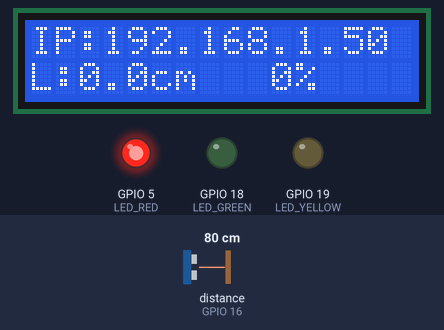
A sketch run on a simulated ESP32. Parts: 16×2 character LCD, output pins drawn as LEDs (lit = HIGH). Wiring (inferred from the names in the program): ultrasonic range finder: trigger GPIO 17; echo GPIO 16. The test bench sets the inputs (shaded band); at power-on: distance to the obstacle (sensor on GPIO 16) 80 cm. The echo pulse lasts 58.3 µs per cm; WiFi joins after 1.5 s; servers stay silent unless stated; pins used as bus, display or sensor lines are not drawn; what the sketch prints to the serial monitor is not drawn.

Above: at 3.7 s.
3.8 s: distance to the obstacle (sensor on GPIO 16) set to 21 cm
At 5.8 s:
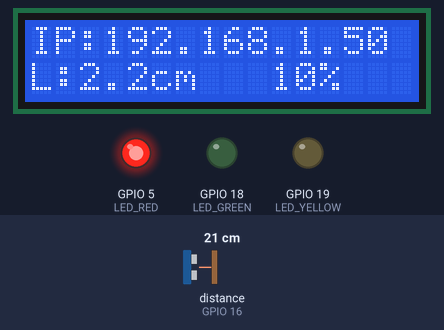
6.1 s: distance to the obstacle (sensor on GPIO 16) set to 17 cm
At 8.2 s:
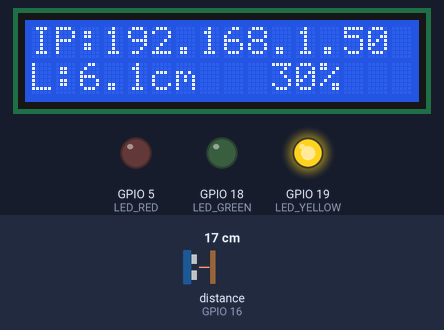
9.1 s: distance to the obstacle (sensor on GPIO 16) set to 8 cm
At 11.7 s:
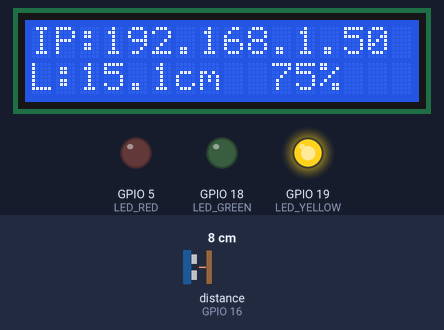
12.1 s: distance to the obstacle (sensor on GPIO 16) set to 5 cm
At 14.0 s:
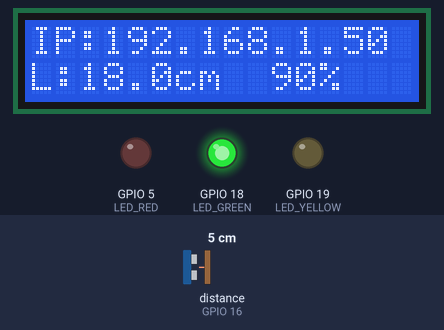
15.1 s: distance to the obstacle (sensor on GPIO 16) set to 35 cm
At 17.5 s:
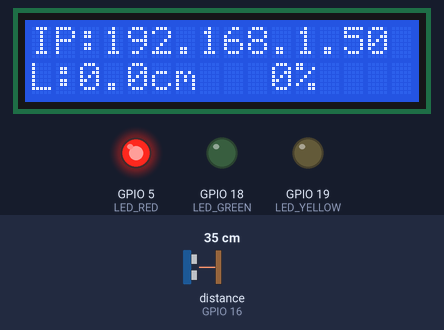
Timing chart, 0 to 19.0 s (numbered marks = the images above; inputs shaded):
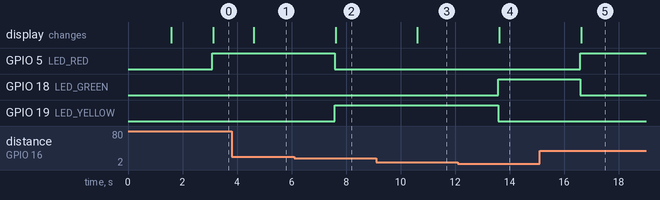

The sketch:

sketch_apr29a.ino
```cpp
#define BLYNK_TEMPLATE_ID "TMPL20YFT0C6G"
#define BLYNK_TEMPLATE_NAME "Water level checker "
#define BLYNK_AUTH_TOKEN "irkcfRGj-W9oZikVQ0OZ6YiPgTubL68j"

#include <WiFi.h>
#include <WiFiClient.h>
#include <BlynkSimpleEsp32.h>
#include <Wire.h>
#include <LiquidCrystal_I2C.h>
#include <WebServer.h>

// --- PIN DEFINITIONS ---
#define I2C_SDA 21
#define I2C_SCL 22
#define LED_RED     5
#define LED_YELLOW 19
#define LED_GREEN  18
const int trigPin = 17;
const int echoPin = 16;

// --- CALIBRATION ---
const int totalDepth = 23;      // Distance from sensor to tank bottom (cm)
const int maxWaterLevel = 20;   // Your 100% mark (cm)

LiquidCrystal_I2C lcd(0x27, 16, 2);
WebServer server(80);
BlynkTimer timer;

const char* ssid     = "Dankash";
const char* password = "kashD092";

float currentLevel = 0;
int currentPercentage = 0;

// --- WEB DASHBOARD ---
void handleRoot() {
  String html = "<!DOCTYPE html><html><head>";
  html += "<meta name='viewport' content='width=device-width, initial-scale=1.0'><meta http-equiv='refresh' content='2'>";
  html += "<style>body{font-family:sans-serif; background:#0e1621; color:white; text-align:center; padding:20px;}";
  html += ".box{background:#17212b; padding:25px; border-radius:20px; border-top:5px solid #00BFFF; display:inline-block; box-shadow: 0 10px 20px rgba(0,0,0,0.5);}";
  html += ".lvl{font-size:50px; color:#00BFFF; font-weight:bold; margin:10px 0;}";
  html += ".info{color:#FFD700; font-size:18px;}</style></head><body>";
  html += "<div class='box'><h2>LIVE TANK MONITOR</h2><div class='lvl'>" + String(currentPercentage) + "%</div>";
  html += "<div class='info'>" + String(currentLevel, 1) + " CM</div>";
  html += "<hr style='border:0.5px solid #333'><p style='font-size:12px; color:#555;'>IP ADDRESS: " + WiFi.localIP().toString() + "</p></div></body></html>";
  server.send(200, "text/html", html);
}

// --- SENSOR PROCESSING ---
void readSensor() {
  digitalWrite(trigPin, LOW);
  delayMicroseconds(2);
  digitalWrite(trigPin, HIGH);
  delayMicroseconds(10);
  digitalWrite(trigPin, LOW);

  long duration = pulseIn(echoPin, HIGH, 30000);
  float distance = (duration > 0) ? (duration * 0.034 / 2) : totalDepth;

  // Level Calculation
  currentLevel = (float)totalDepth - distance;
  currentLevel = constrain(currentLevel, 0, maxWaterLevel);
  currentPercentage = (currentLevel / (float)maxWaterLevel) * 100;

  // LED Control
  digitalWrite(LED_RED, (currentPercentage <= 20));
  digitalWrite(LED_YELLOW, (currentPercentage > 20 && currentPercentage <= 80));
  digitalWrite(LED_GREEN, (currentPercentage > 80));

  // Sync to Blynk
  if(Blynk.connected()) {
    Blynk.virtualWrite(V0, currentPercentage);
    Blynk.virtualWrite(V1, currentLevel);
  }

  // Update LCD
  lcd.setCursor(0, 0);
  lcd.print("IP:"); lcd.print(WiFi.localIP().toString());
  lcd.print("    "); // Clear artifacts
  lcd.setCursor(0, 1);
  lcd.print("L:"); lcd.print(currentLevel, 1); lcd.print("cm ");
  lcd.setCursor(10, 1);
  lcd.print(currentPercentage); lcd.print("%  ");
}

void setup() {
  Serial.begin(115200);

  pinMode(trigPin, OUTPUT);
  pinMode(echoPin, INPUT);
  pinMode(LED_RED, OUTPUT);
  pinMode(LED_YELLOW, OUTPUT);
  pinMode(LED_GREEN, OUTPUT);

  Wire.begin(I2C_SDA, I2C_SCL);
  lcd.init();
  lcd.backlight();
  lcd.print("CONNECTING WIFI");

  WiFi.begin(ssid, password);

  // Quick attempt to connect
  int counter = 0;
  while (WiFi.status() != WL_CONNECTED && counter < 15) {
    delay(500);
    Serial.print(".");
    counter++;
  }

  Blynk.config(BLYNK_AUTH_TOKEN);
  server.on("/", handleRoot);
  server.begin();

  lcd.clear();
  timer.setInterval(1500L, readSensor); // Update every 1.5 seconds
}

void loop() {
  // Only run Blynk/Server if WiFi is active to prevent crashes
  if (WiFi.status() == WL_CONNECTED) {
    Blynk.run();
    server.handleClient();
  }
  timer.run();
}
```

Measured:
- the behaviour switches between 19 and 18 cm on distance to the obstacle (sensor on GPIO 16) (found by bisection; images 1 and 2)
- the behaviour switches between 7 and 6 cm on distance to the obstacle (sensor on GPIO 16) (found by bisection; images 3 and 4)
- after the input at 3.8 s, the display: changes after 0.82 s (image 1)
- after the input at 6.1 s, GPIO 5 (LED_RED): HIGH → LOW after 1.5 s; GPIO 19 (LED_YELLOW): LOW → HIGH after 1.5 s; the display: changes after 1.5 s (image 2)
- after the input at 9.1 s, the display: changes after 1.5 s (image 3)
- after the input at 12.1 s, GPIO 18 (LED_GREEN): LOW → HIGH after 1.5 s; GPIO 19 (LED_YELLOW): HIGH → LOW after 1.5 s; the display: changes after 1.5 s (image 4)
- after the input at 15.1 s, GPIO 5 (LED_RED): LOW → HIGH after 1.5 s; GPIO 18 (LED_GREEN): HIGH → LOW after 1.5 s; the display: changes after 1.5 s (image 5)
